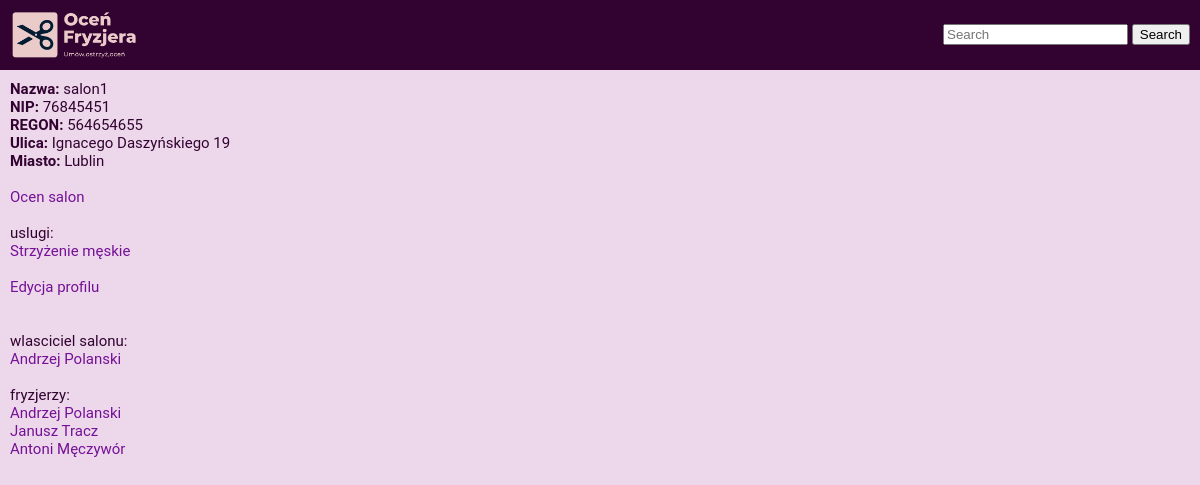
/pokaz_salon/1/, run on the app's committed database.
### main/models.py (models this page shows, shortened)
class Salon(models.Model):
    wlasciciel = models.ForeignKey(Fryzjer, on_delete=models.CASCADE, related_name='wlasciciel', null=True)
    fryzjer = models.ManyToManyField(Fryzjer, related_name='fryzjer')
    nazwa = models.CharField(max_length=50, default='NoName')
    NIP = models.CharField(max_length=25)
    regon = models.CharField(max_length=25)
    ulica = models.CharField(max_length=50, blank=True, null=True)
    nr_lokalu = models.IntegerField(default=0, blank=True, null=True)
    miasto = models.CharField(max_length=50)
    kod_pocztowy = models.CharField(max_length=20)
    nr_tel = models.CharField(max_length=20, default='no number')
    godzina_otwarcia = models.CharField(max_length=10, default='Brak')
    godzina_zamkniecia = models.CharField(max_length=10, default='Brak')
    srednia_ocena = models.FloatField(blank=True, null=True)
    liczba_ocen = models.IntegerField(blank=True, null=True)

class Usluga(models.Model):
    salon = models.ManyToManyField(Salon)
    nazwa = models.CharField(max_length=80, null=True)
    opis = models.TextField(null=True, blank=True)
    cena = models.FloatField(default=0, null=True)
    min_czas = models.IntegerField(default=0, null=True)
    max_czas = models.IntegerField(default=0, null=True)

class Fryzjer(models.Model):
    salon_to_add = models.ManyToManyField(SalonRelationship)
    user = models.ForeignKey(User, on_delete=models.CASCADE)
    imie = models.CharField(max_length=50, null=True)
    nazwisko = models.CharField(max_length=50, null=True)
    srednia_ocena = models.FloatField(blank=True, null=True)
    liczba_ocen = models.IntegerField(blank=True, null=True)
    ulica = models.CharField(max_length=50, blank=True, null=True)
    nr_domu = models.IntegerField(default=0, blank=True, null=True)
    miasto = models.CharField(max_length=50, null=True)
    kod_pocztowy = models.CharField(max_length=20, null=True)
    nr_tel = models.CharField(max_length=20, default='no number')
    avatar = models.ImageField(upload_to='main/static/ocen_fryzjera/avatars/fryzjers/', null=True, blank=True)
    invites = models.ManyToManyField('self', related_name='invites')
    invite_sent = models.ManyToManyField('self', blank=True, related_name='invites_sent', symmetrical=False)
    invite_received = models.ManyToManyField('self', blank=True, related_name='invites_received', symmetrical=False)

### main/views.py (the view)
# urls.py: path('pokaz_salon/<int:id>/', views.pokaz_salon, name='pokaz_salon'),
def pokaz_salon(request, id):
    salon = get_object_or_404(Salon, id=id)
    fryzjerzy = salon.fryzjer.all()
    wlasciciel = salon.wlasciciel
    uslugi = Usluga.objects.all().filter(salon=salon)
    context = {
        'salon': salon,
        'fryzjerzy': fryzjerzy,
        'wlasciciel': wlasciciel,
        'uslugi': uslugi,
    }
    return render(request, 'main/pokaz_salon.html', context)

### main/templates/main/pokaz_salon.html
{% extends 'main/base.html' %}
{% block content %}
<div><span class="heading">Nazwa:</span> {{salon.nazwa}}</div>
<div><span class="heading">NIP:</span> {{salon.NIP}}</div>
<div><span class="heading">REGON:</span> {{salon.regon}}</div>
<div><span class="heading">Ulica:</span> {{salon.ulica}} {{salon.nr_lokalu}}</div>
<div><span class="heading">Miasto:</span> {{salon.miasto}}</div>
<br>
<a href="{% url 'dodaj_opinie_salon' salon.id %}">Ocen salon</a>
<br>
<br>
 uslugi:<br>
{% for usluga in uslugi %}
    <a href="{% url 'pokaz_usluge' usluga.id %}">{{ usluga.nazwa }}</a>
    <br>
{% endfor %}
<br>
<div><a href="{% url 'edytuj_salon' salon.id %}">Edycja profilu</a></div>
    <br><br>
wlasciciel salonu:<br> <a href="{% url 'pokaz_fryzjera' wlasciciel.id %}">{{ wlasciciel.imie }} {{ wlasciciel.nazwisko }}</a>
    <br><br>
    fryzjerzy:<br>
{% for fryzjer in fryzjerzy %}
    <a href="{% url 'pokaz_fryzjera' fryzjer.id %}">{{ fryzjer.imie }} {{ fryzjer.nazwisko }}</a>
    <br>
{% endfor %}
{% endblock %}

### main/static/ocen_fryzjera/style.css (style rules this page uses)
body { color: #320331; background-color: #edd8eb; margin: 0; padding: 0; font-size: 15px; font-family: "Roboto", "Lucida Grande", "DejaVu Sans", "Bitstream Vera Sans", Verdana, Arial, sans-serif; }
span.heading { font-weight: bold; }
a:link, a:visited { color: #741196; text-decoration:none; }

### data on the page
Salon: nazwa "salon1", NIP "76845451", regon "564654655", ulica "Ignacego Daszyńskiego", nr_lokalu "19", miasto "Lublin"
Usluga: nazwa "Strzyżenie męskie"
Fryzjer: imie "Andrzej", nazwisko "Polanski"
Fryzjer: imie "Janusz", nazwisko "Tracz"
Fryzjer: imie "Antoni", nazwisko "Męczywór"
